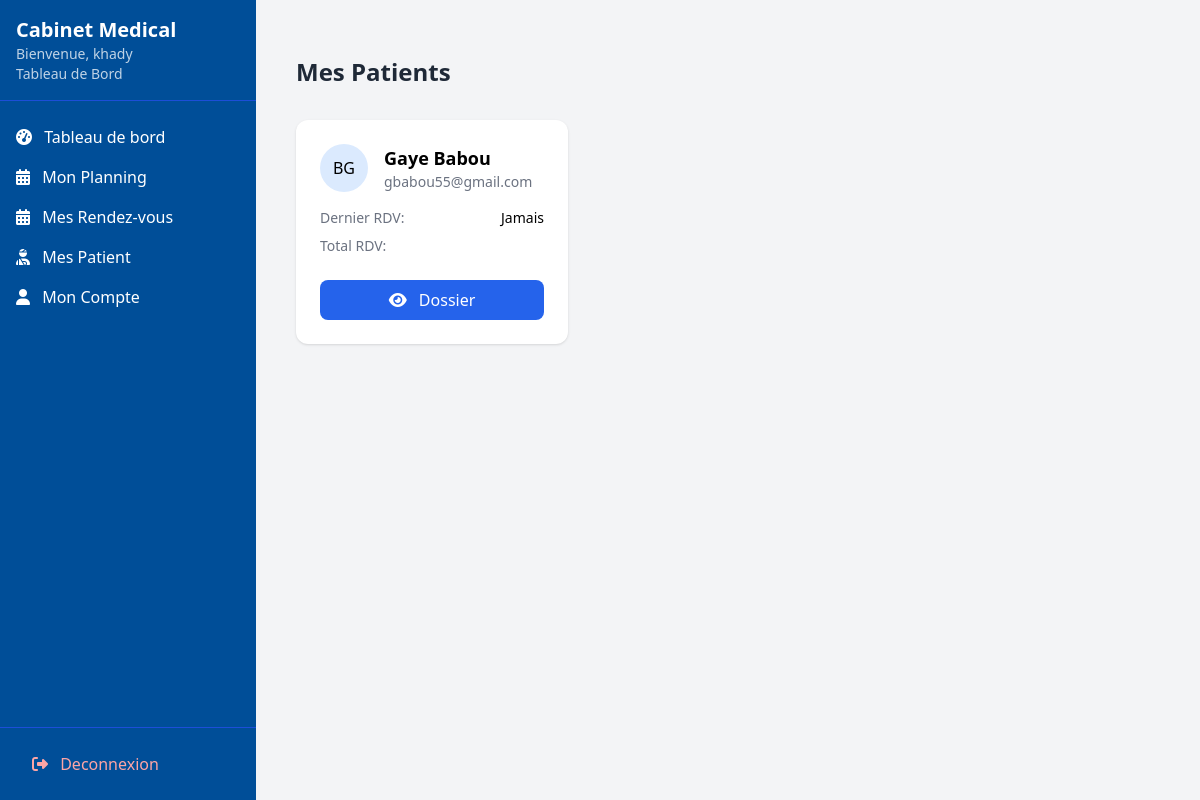
Page /docteur/patients/ (signed in) on the committed database.
### utilisateurs/models.py (models this page shows, shortened)
class User(AbstractUser):
    username = None
    email = models.EmailField('email address', unique=True)
    nom = models.CharField(max_length=100)
    prenom = models.CharField(max_length=100)
    is_doctor_request = models.BooleanField(default=False)
    role = models.CharField(
        max_length=20,
        choices=[('patient', 'Patient'), ('docteur', 'Docteur'), ('admin', 'Administrateur')],
        default='patient'
    )
    telephone = models.CharField(max_length=20, blank=True, null=True)
    date_naiss = models.DateField(null=True, blank=True)
    adresse = models.TextField(blank=True)
    genre = models.CharField(max_length=1, choices=[('M', 'Masculin'), ('F', 'Féminin'), ('O', 'Autre')], blank=True)
    verification_code = models.CharField(max_length=6, null=True, blank=True)
    code_expires_at = models.DateTimeField(null=True, blank=True)  #  pour expiration
    USERNAME_FIELD = 'email'
    REQUIRED_FIELDS = ['nom', 'prenom']
    objects = UserManager()
    class Meta:
        db_table = 'utilisateurs_user'
    @property
    def docteur(self):
        return self.docteur_profile
    @property
    def patient(self):
        """Propriete pour acceder au profil patient"""
        return self.patient_profile
    def get_initials(self):
        return f"{self.prenom[0]}{self.nom[0]}".upper()

class Patient(models.Model):
    user = models.OneToOneField(User, on_delete=models.CASCADE, related_name='patient_profile')
    docteur_principal = models.ForeignKey(Docteur, on_delete=models.SET_NULL,
                                        null=True, blank=True,
                                        related_name='patients')
    groupe_sanguin = models.CharField(max_length=10, blank=True)
    taille = models.DecimalField(max_digits=5, decimal_places=2, blank=True, null=True)
    poids = models.DecimalField(max_digits=5, decimal_places=2, blank=True, null=True)
    allergies = models.TextField(blank=True)
    antecedents = models.TextField(blank=True)
    user = models.OneToOneField(User, on_delete=models.CASCADE, related_name='patient_profile' )
    groupe_sanguin = models.CharField(max_length=10, blank=True)
    taille = models.DecimalField(max_digits=5, decimal_places=2, blank=True, null=True)
    poids = models.DecimalField(max_digits=5, decimal_places=2, blank=True, null=True)
    allergies = models.TextField(blank=True)
    antecedents = models.TextField(blank=True)

### utilisateurs/views.py (the view)
# urls.py: path('docteur/patients/', views.docteur__patients, name='docteur_patients_list'),
@login_required
@user_passes_test(lambda u: u.role == 'docteur')
def docteur__patients(request):
    patients = Patient.objects.filter(
       rendez_vous__docteur=request.user.docteur
    ).distinct().select_related('user')
    context = {
        'patients': patients
    }
    return render(request, 'docteur/patients_liste.html', context)

### templates/docteur/patients_liste.html (shortened to what this page needs)
{% extends "base_dashboard.html" %}
{% load static %}
{% block content %}
<div class="container mx-auto px-4 py-8">
    <h1 class="text-2xl font-bold text-gray-800 mb-8">Mes Patients</h1>
    <div class="grid grid-cols-1 md:grid-cols-2 lg:grid-cols-3 gap-6">
        {% for patient in patients %}
        <div class="bg-white rounded-xl shadow overflow-hidden hover:shadow-lg transition-shadow">
            <div class="p-6">
                <div class="flex items-center mb-4">
                    <div class="h-12 w-12 rounded-full bg-blue-100 flex items-center justify-center mr-4">
                        {{ patient.user.get_initials }}
                    </div>
                    <div>
                        <h3 class="font-bold text-lg">{{ patient.user.nom }} {{ patient.user.prenom }}</h3>
                        <p class="text-sm text-gray-500">{{ patient.user.email }}</p>
                    </div>
                </div>
                <div class="space-y-2 mt-4">
                    <div class="flex justify-between text-sm">
                        <span class="text-gray-500">Dernier RDV:</span>
                        <span>
                            {% with patient.rendezvous_set.all|first as last_rdv %}
                                {% if last_rdv %}
                                    {{ last_rdv.date|date:"d/m/Y" }}
                                {% else %}
                                    Jamais
                                {% endif %}
                            {% endwith %}
                        </span>
                    </div>
                    <div class="flex justify-between text-sm">
                        <span class="text-gray-500">Total RDV:</span>
                    </div>
                </div>
                <div class="mt-6 flex space-x-3">
                    <a href="{% url 'docteur_patient_detail' patient.id %}"
                       class="flex-1 bg-blue-600 text-white text-center py-2 rounded-lg hover:bg-blue-700">
                        <i class="fas fa-eye mr-2"></i> Dossier
                    </a>
                </div>
            </div>
        </div>
        {% empty %}
        <div class="col-span-full text-center text-gray-500 py-12">
            <i class="fas fa-user-injured text-4xl mb-4"></i>
            <p>Aucun patient enregistre</p>
        </div>
        {% endfor %}
    </div>
</div>
{% endblock %}

### templates/base_dashboard.html (shortened to what this page needs)
<!DOCTYPE html>
<html lang="fr">
<head>
    <script src="https://cdn.tailwindcss.com"></script>
    <link rel="stylesheet" href="https://cdnjs.cloudflare.com/ajax/libs/font-awesome/6.4.0/css/all.min.css">
</head>
<body class="bg-gray-100 font-sans">
    <div class="flex h-screen">
        <div class="sidebar w-64 bg-[#004e98] text-white fixed h-full">
            <div class="p-4 border-b border-blue-700">
                <a href="{% url "index" %}"><h1 class="text-xl font-bold">Cabinet Medical</h1></a>
                <p class="text-sm opacity-75">Bienvenue, {{ request.user.prenom }}</p>
                <p class="text-sm opacity-75">Tableau de Bord</p>
            </div>
            <nav class="mt-4">
                {% if request.user.role == 'admin' %}
                  <div class="space-y-1">
                      <a href="{% url "admed_dashboard" %}" class="block py-2 px-4 hover:bg-blue-700">
                          <i class="fas fa-tachometer-alt mr-2"></i> Tableau de bord
                      </a>
                      <a href="{% url "admin_docteurs_list" %}" class="block py-2 px-4 hover:bg-blue-700">
                          <i class="fas fa-user-md mr-2"></i> Medecins
                      </a>
                      <a href="{% url "admin_patients_list" %}" class="block py-2 px-4 hover:bg-blue-700">
                          <i class="fas fa-user-injured mr-2"></i> Patients
                      </a>
                      <a href="{% url "admin_specialites" %}" class="block py-2 px-4 hover:bg-blue-700">
                         <i class="fas fa-stethoscope mr-2"></i> Specialites
                        </a>
                      <a href="{% url "admin_supervision_rdv" %}" class="block py-2 px-4 hover:bg-blue-700">
                        <i class="fas fa-calendar-check mr-2"></i> Supervision RDV
                        </a>
                     <a href="{% url "admin_profile" %}" class="block py-2 px-4 hover:bg-blue-700">
                        <i class="fas fa-user mr-2"></i> Mon Compte
                    </a>
                  </div>
                {% elif request.user.role == 'docteur' %}
                     <a href="{% url "docteur_dashboard" %}" class="block py-2 px-4 hover:bg-blue-700">
                          <i class="fas fa-tachometer-alt mr-2"></i> Tableau de bord
                      </a>
                    <a href="{% url "planning_docteur" %}" class="block py-2 px-4 hover:bg-blue-700">
                        <i class="fas fa-calendar-alt mr-2"></i> Mon Planning
                    </a>
                    <a href="{% url "liste_rendezvous_docteur" %}" class="block py-2 px-4 hover:bg-blue-700">
                        <i class="fas fa-calendar-alt mr-2"></i> Mes Rendez-vous
                    </a>
                    <a href="{% url "docteur_patients_list" %}" class="block py-2 px-4 hover:bg-blue-700">
                        <i class="fas fa-user-injured mr-2"></i> Mes Patient
                    </a>
                    <a href="{% url "docteur_profile" %}" class="block py-2 px-4 hover:bg-blue-700">
                        <i class="fas fa-user mr-2"></i> Mon Compte
                    </a>
                {% endif %}
                <div class="absolute bottom-0 w-full p-4 border-t border-blue-700">
                    <a href="{% url 'logout' %}" class="block py-2 px-4 text-red-300 hover:bg-blue-700 rounded">
                        <i class="fas fa-sign-out-alt mr-2"></i> Deconnexion
                    </a>
                </div>
            </nav>
        </div>
        <div class="flex-1 ml-64">
            <main class="p-6">
                {% block content %}
                {% endblock %}
            </main>
        </div>
    </div>
</body>
</html>

### templates/base_dashboard.html (style rules this page uses)
.sidebar { transition: all 0.3s; }

### rows in the picture
User: user.prenom "khady"
Patient: user.get_initials "BG", user.nom "Gaye", user.prenom "Babou", user.email "gbabou55@gmail.com"
